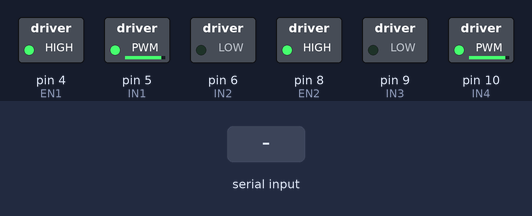
Bench run of a sketch on a simulated Arduino Uno, built with avr-gcc and run on an emulated ATmega328P. Parts: switched loads named in the sketch (green lamp = pin HIGH). Inputs (shaded band) come from the test bench. What the sketch prints to the serial monitor is not drawn.

Above: at 1.2 s.
1.3 s: "90,45,200\n" received over Serial
4.3 s: "30,150,10\n" received over Serial
Timing chart, 0 to 7.3 s (numbered marks = the images above; inputs shaded):
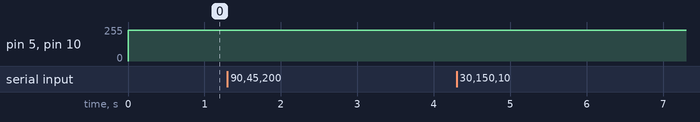

Measured:
- after the input at 1.3 s, every drawn part: stays the same
- after the input at 4.3 s, every drawn part: stays the same

The sketch:

Line_Follower.ino
```cpp
#define EN1 4
#define IN1 5
#define IN2 6
#define EN2 8
#define IN3 9
#define IN4 10

bool isOff = false;

const int sensorCount = 5;
bool sensorValues[sensorCount] = {0,0,0,0,1};
const int sensorPins[] = {14, 15, 16, 17, 18}; // Pins A0-A4
bool allActive; // Flag for detecting when all sensors detect the line
bool allDeactive; // Flag for detecting when no sensor detects the line

int position, error, previousError;
int setpoint = 2000; // Represents the middle of our proccess variable: position
float Kp = 0; // Proportional Gain
float Ki = 0; // Integral Gain
float Kd = 0; // Derivative Gain

int P, I, D, PIDvalue;
int leftMotorSpeed, rightMotorSpeed;
const int normalSpeed = 230; //Standard speed of the line follower
const int numChars = 7; // Buffer length
char recievedChars[numChars]; // Buffer


void setup() {
  // Setting pin modes
  pinMode(EN1, OUTPUT);
  pinMode(IN1, OUTPUT);
  pinMode(IN2, OUTPUT);
  pinMode(EN2, OUTPUT);
  pinMode(IN3, OUTPUT);
  pinMode(IN4, OUTPUT);
  for(int i = 0; i < sensorCount; i++) {
    pinMode(sensorPins[i], INPUT);
  }

  // Enabling Motors
  digitalWrite(EN1, HIGH);
  digitalWrite(EN2, HIGH);

  // Beginning serial com
  Serial.begin(9600);
}

void loop() {
  getGains();
  // readSensors(); // Stores digital sensor values in sensorValues[]
  position = getPosition(); // Gives approximated position of the line using weighted average in range of 0 to (sensorCount-1)*1000
  error = setpoint - position;

  if(allActive) { // End of track
    leftMotorSpeed = 0;
    rightMotorSpeed = 0;
    isOff = true;
  } else if(allDeactive && previousError >= 0) { // Out of Line
    leftMotorSpeed = (-1) * normalSpeed;
    rightMotorSpeed = normalSpeed;
  } else if(allDeactive && previousError < 0) {
    leftMotorSpeed = normalSpeed;
    rightMotorSpeed = (-1) * normalSpeed;
  } else { // Line somewhere in the middle
    PIDController();
  }

  drive();
  log();
  delay(2000);
}

void PIDController() {
  P = error; // e(t) = error
  I = I + error; // Running sum (Integral) of error
  D = error - previousError; // Differene (Derivitive) of error
  PIDvalue = Kp*P + Ki*I + Kd*D;
  previousError = error;
  leftMotorSpeed = constrain(normalSpeed - PIDvalue, -255, 255);
  rightMotorSpeed = constrain(normalSpeed + PIDvalue, -255, 255);
}

void readSensors() {
  noInterrupts();
  for(int i = 0; i < sensorCount; i++) {
    sensorValues[i] = !digitalRead(sensorPins[i]);
  }
  interrupts();
}

int getPosition() {
  allActive = true;
  allDeactive = true;
  int sum = 0;
  int activeCount = 0;
  for(int i = 0; i < sensorCount; i++) {
    sum += sensorValues[i] * i * 1000;
    if(sensorValues[i]) {
      activeCount++;
      allDeactive = false;
    } else if(allActive) {
      allActive = false;
    }
  }
  return sum/activeCount; // Weighted average of sensors
}

void drive() {
  if(rightMotorSpeed > 0) { // Forward
    analogWrite(IN1, rightMotorSpeed);
    analogWrite(IN2, 0);
  } else { // Backward
    analogWrite(IN1, 0);
    analogWrite(IN2, (-1) * rightMotorSpeed);
  }

  if(leftMotorSpeed > 0) { // Forward
    analogWrite(IN3, 0);
    analogWrite(IN4, leftMotorSpeed);
  } else { // Backward
    analogWrite(IN3, (-1) * leftMotorSpeed);
    analogWrite(IN4, 0);
  }

  if(isOff) {
    digitalWrite(EN1, LOW);
    digitalWrite(EN2, LOW);
  }
}

void log() {
  Serial.print("Sensor Values: ");
  for(int i = 0; i < sensorCount; i++) {
    Serial.print(sensorValues[i]);
    Serial.print("\t");
  }
  Serial.println();

  Serial.print("Motors: ");
  Serial.print(leftMotorSpeed);
  Serial.print(" ");
  Serial.println(rightMotorSpeed);
  Serial.println("--------------------------------------------------");
}

void getGains() {
  if(Serial.available()) {
    Serial.read();
    Serial.flush();
    while(!Serial.available()) {}
    Serial.readBytes(recievedChars, numChars);
    Kp = atof(recievedChars);
    Serial.print("Kp is set to: ");
    Serial.println(Kp, 4);

    while(!Serial.available()) {}
    Serial.readBytes(recievedChars, numChars);
    Ki = atof(recievedChars);
    Serial.print("Ki is set to: ");
    Serial.println(Ki, 4);

    while(!Serial.available()) {}
    Serial.readBytes(recievedChars, numChars);
    Kd = atof(recievedChars);
    Serial.print("Kd is set to: ");
    Serial.println(Kd, 4);
  }
}
```
